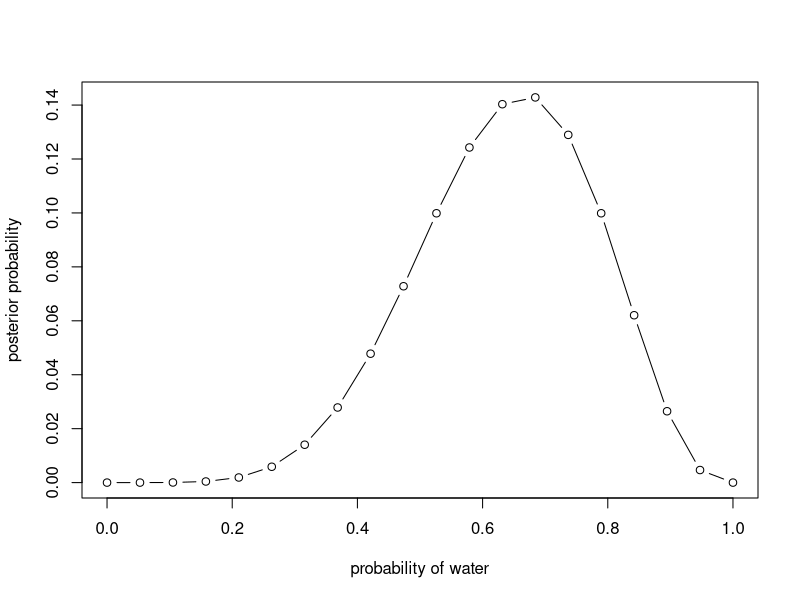
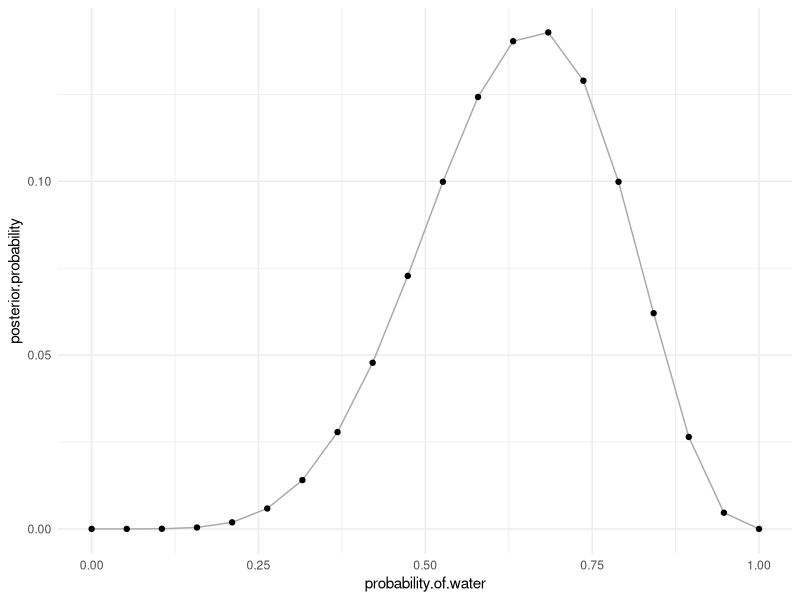

Reproduce these figures in R, in order.
## ---- chunk 1
knitr::opts_chunk$set(cache = FALSE, comment = "#>", message = FALSE, warning = FALSE)
## ---- chunk 2
library(tidyverse)
## ---- chunk 3
(p_grid <- seq(from = 0, to = 1, length.out = 20))
## ---- chunk 4
(prior <- rep(x = 1, times = 20))
## ---- chunk 5
(likelihood <- dbinom(x = 6, size = 9, prob = p_grid))
## ---- chunk 6
(unstandardized_posterior <- prior * likelihood)
## ---- chunk 7
( posterior <- unstandardized_posterior / sum(unstandardized_posterior) )
## ---- chunk 8
plot(p_grid, posterior, type = "b", xlab = "probability of water", ylab = "posterior probability")
## ---- chunk 9
grid_df <- tibble(p_grid = p_grid, 
       likelihood = likelihood,
       unstandardized_posterior = unstandardized_posterior,
       posterior = posterior
       ) 
grid_df %>% 
  knitr::kable(format = "html", escape = FALSE) %>% 
  kableExtra::kable_styling(position = "center") %>% 
  kableExtra::row_spec(0:nrow(grid_df), align = "center")
## ---- chunk 10
plot_grid <- function(...) {
  dots <- list(...)
  df <- data.frame(dots, stringsAsFactors = FALSE)
  col_names <- names(df)
  df %>% 
    ggplot(aes_string(x = col_names[[1]], y = col_names[[2]])) +
    geom_line(color = "dark gray") +
    geom_point() +
    theme_minimal()
}

plot_grid(`probability of water` = p_grid, `posterior probability` = posterior)
## ---- chunk 11
(p_grid <- seq(from = 0, to = 1, length.out = 20))
(prior <- rep(x = 1, times = 20))
(likelihood <- dbinom(x = 6, size = 9, prob = p_grid))
(unstandardized_posterior <- prior * likelihood)
( posterior <- unstandardized_posterior / sum(unstandardized_posterior) )
## ---- chunk 12
